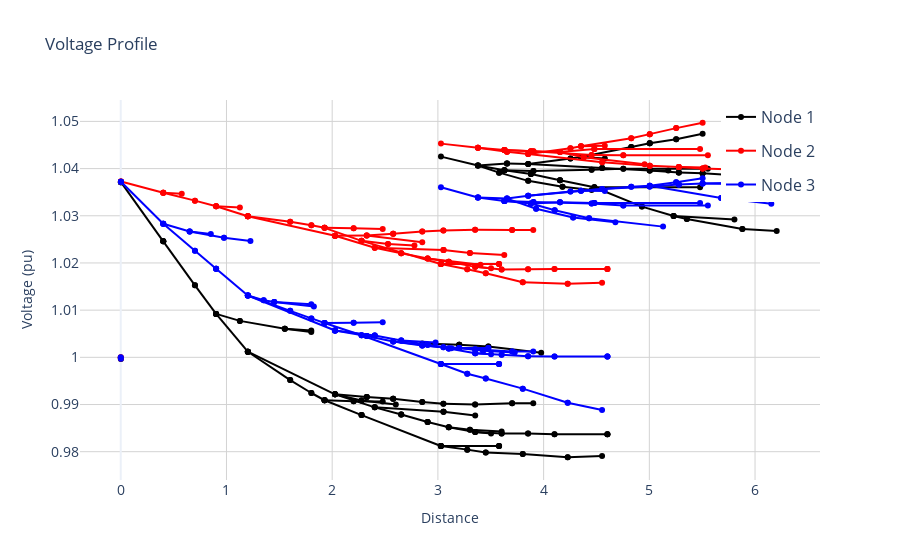

Here is the notebook cell this chart was saved with:
### Markdown cell above
### Plot Voltage Profile with Default Parameters

The voltage profile of the feeder is plotted using the default parameters.

### Code cell
dss_tools.interactive_view.voltage_profile()
